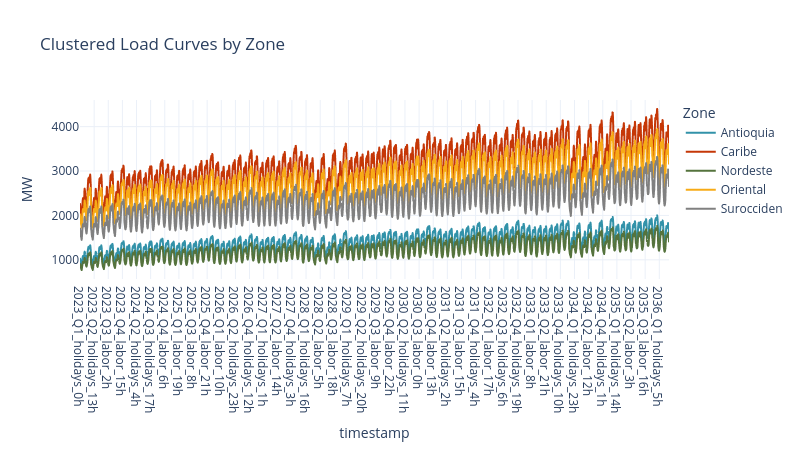

Notebook code cell kept with this figure:
### Code cell
# Clusterize
loads = sc.loads.loads_to_timestamps(loads)
sc.loads.plot_multiple_line(
    loads,'Date', 'timestamp', 'demand_mw',
    'Zone', 'Clustered Load Curves by Zone', {'demand_mw':'MW'})

### Figure 1 — Plotly figure (JSON) as saved in the notebook; plotly's stock layout.template omitted (floating-point values rounded to 4 significant figures; data arrays with more than 128 entries replaced by an {"elided": "..."} marker saying what was removed)
{"data": [{"hovertemplate": "Zone=Antioquia<br>timestamp=%{x}<br>MW=%{y}<extra></extra>", "legendgroup": "Antioquia", "line": {"color": "#3292A9", "dash": "solid"}, "marker": {"symbol": "circle"}, "mode": "lines", "name": "Antioquia", "showlegend": true, "type": "scattergl", "x": {"elided": "2544 str values"}, "xaxis": "x", "y": {"elided": "2544 float values"}, "yaxis": "y"}, {"hovertemplate": "Zone=Caribe<br>timestamp=%{x}<br>MW=%{y}<extra></extra>", "legendgroup": "Caribe", "line": {"color": "#C53707", "dash": "solid"}, "marker": {"symbol": "circle"}, "mode": "lines", "name": "Caribe", "showlegend": true, "type": "scattergl", "x": {"elided": "2544 str values"}, "xaxis": "x", "y": {"elided": "2544 float values"}, "yaxis": "y"}, {"hovertemplate": "Zone=Nordeste<br>timestamp=%{x}<br>MW=%{y}<extra></extra>", "legendgroup": "Nordeste", "line": {"color": "#55733D", "dash": "solid"}, "marker": {"symbol": "circle"}, "mode": "lines", "name": "Nordeste", "showlegend": true, "type": "scattergl", "x": {"elided": "2544 str values"}, "xaxis": "x", "y": {"elided": "2544 float values"}, "yaxis": "y"}, {"hovertemplate": "Zone=Oriental<br>timestamp=%{x}<br>MW=%{y}<extra></extra>", "legendgroup": "Oriental", "line": {"color": "#F7AB17", "dash": "solid"}, "marker": {"symbol": "circle"}, "mode": "lines", "name": "Oriental", "showlegend": true, "type": "scattergl", "x": {"elided": "2544 str values"}, "xaxis": "x", "y": {"elided": "2544 float values"}, "yaxis": "y"}, {"hovertemplate": "Zone=Surocciden<br>timestamp=%{x}<br>MW=%{y}<extra></extra>", "legendgroup": "Surocciden", "line": {"color": "#808080", "dash": "solid"}, "marker": {"symbol": "circle"}, "mode": "lines", "name": "Surocciden", "showlegend": true, "type": "scattergl", "x": {"elided": "2544 str values"}, "xaxis": "x", "y": {"elided": "2544 float values"}, "yaxis": "y"}], "layout": {"height": 450, "legend": {"title": {"text": "Zone"}, "tracegroupgap": 0}, "title": {"text": "Clustered Load Curves by Zone"}, "width": 800, "xaxis": {"anchor": "y", "domain": [0, 1], "title": {"text": "timestamp"}}, "yaxis": {"anchor": "x", "domain": [0, 1], "title": {"text": "MW"}}}}
